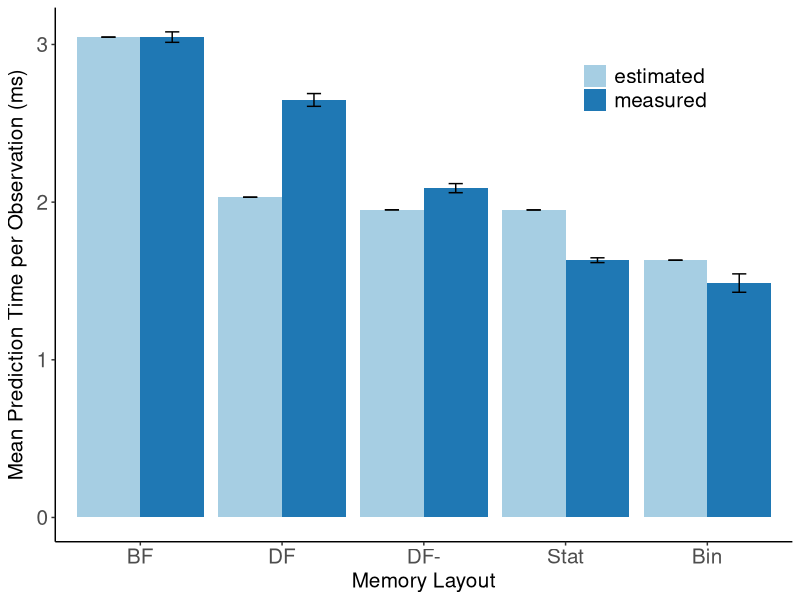

Write the R code that produced this figure.
# ---
# title: "Prediction times for three datasets (allstate, higgs, mnist) for each iteration of forestpacking"
# author: "James Browne"
# date: "May 10, 2018"
# output: figure5.png
# ---
library(ggplot2)
library(plyr)

data_summary <- function(data, varname, groupnames){
      require(plyr)
  summary_func <- function(x, col){
          c(mean = median(x[[col]], na.rm=TRUE),
                  sd = sd(x[[col]], na.rm=TRUE))
    }
    data_sum<-ddply(data, groupnames, .fun=summary_func,
                                      varname)
    data_sum <- rename(data_sum, c("mean" = varname))
     return(data_sum)
}

intertwinedDepth <- 4

if(FALSE){
mydataMnist <- read.csv(file="figure5mnist.csv", header=FALSE)
mydataMnist$V4 <- mydataMnist$V4/10000/1000
mydataMnist$V2 <- "measured"
mydataMnist <- data_summary(mydataMnist,varname="V4",groupnames=c("V1", "V2", "V3"))
mydataMnist$V2 <- as.character(mydataMnist$V2)
mydataMnist$V1 <- as.character(mydataMnist$V1)
mydataMnist$V1 <- "MNIST"

#################
### set this based on the experiment
#################
bias <- .00295
avgLoad0 <- 1
avgLoad1 <- 1.5
avgLoad2 <- 1.5
avgLoad4 <- 1*(.5-bias)+2*(.5+bias)
avgLoad6b <- avgLoad4
avgLoad6t <- 32/18
avgDepth <- 16.86
timePerLoad <- mydataMnist$V4[1]/(avgDepth/avgLoad0)
timePerLoadPage <- mydataMnist$V4[1]/((avgDepth-8)/avgLoad0)

mydataMnist <- rbind(mydataMnist, c(mydataMnist$V1[1],"estimated",0,mydataMnist$V4[1], 0))
mydataMnist <- rbind(mydataMnist, c(mydataMnist$V1[1],"estimated",1,timePerLoad*(avgDepth)/avgLoad1,0))
mydataMnist <- rbind(mydataMnist, c(mydataMnist$V1[1],"estimated",2,timePerLoad*(avgDepth-1)/avgLoad2,0))
mydataMnist <- rbind(mydataMnist, c(mydataMnist$V1[1],"estimated",4,timePerLoad*(avgDepth-1)/avgLoad4,0))
mydataMnist <- rbind(mydataMnist, c(mydataMnist$V1[1],"estimated",6,timePerLoad*(avgDepth-1-intertwinedDepth)/avgLoad6b,0))


mydataMnist$V2 <- as.factor(mydataMnist$V2)
mydataMnist$V1 <- as.factor(mydataMnist$V1)
mydataMnist$V3 <- as.factor(mydataMnist$V3)

mydataMnist$sd <- as.numeric(mydataMnist$sd)
mydataMnist$V4 <- as.numeric(mydataMnist$V4)


mydataAllstate <- read.csv(file="figure5allstate.csv", header=FALSE)
mydataAllstate$V4 <- mydataAllstate$V4/50000/1000
mydataAllstate$V2 <- "measured"
mydataAllstate <- data_summary(mydataAllstate, varname="V4",groupnames=c("V1", "V2", "V3"))
mydataAllstate$V2 <- as.character(mydataAllstate$V2)
mydataAllstate$V1 <- as.character(mydataAllstate$V1)
mydataAllstate$V1 <- "Allstate"

#################
### set this based on the experiment
#################
bias <- .000195
avgLoad0 <- 1
avgLoad1 <- 1.5
avgLoad2 <- 1.5
avgLoad4 <- 1*(.5-bias)+2*(.5+bias)
avgLoad6b <- avgLoad4
avgLoad6t <- 32/18
avgDepth <- 20.81
timePerLoad <- mydataAllstate$V4[1]/(avgDepth/avgLoad0)
timePerLoadPage <- mydataAllstate$V4[1]/((avgDepth-8)/avgLoad0)


mydataAllstate <- rbind(mydataAllstate, c(mydataAllstate$V1[1],"estimated",0,mydataAllstate$V4[1], 0))
mydataAllstate <- rbind(mydataAllstate, c(mydataAllstate$V1[1],"estimated",1,timePerLoad*(avgDepth)/avgLoad1,0))
mydataAllstate <- rbind(mydataAllstate, c(mydataAllstate$V1[1],"estimated",2,timePerLoad*(avgDepth-1)/avgLoad2,0))
mydataAllstate <- rbind(mydataAllstate, c(mydataAllstate$V1[1],"estimated",4,timePerLoad*(avgDepth-1)/avgLoad4,0))
mydataAllstate <- rbind(mydataAllstate, c(mydataAllstate$V1[1],"estimated",6,timePerLoad*(avgDepth-1-intertwinedDepth)/avgLoad6b,0))

mydataAllstate$V2 <- as.factor(mydataAllstate$V2)
mydataAllstate$V1 <- as.factor(mydataAllstate$V1)
mydataAllstate$V3 <- as.factor(mydataAllstate$V3)

mydataAllstate$sd <- as.numeric(mydataAllstate$sd)
mydataAllstate$V4 <- as.numeric(mydataAllstate$V4)
}





mydataHiggs <- read.csv(file="figure5higgs.csv", header=FALSE)
mydataHiggs$V4 <- mydataHiggs$V4/25000/1000
mydataHiggs$V2 <- "measured"
mydataHiggs <- data_summary(mydataHiggs, varname="V4",groupnames=c("V1", "V2", "V3"))
mydataHiggs$V2 <- as.character(mydataHiggs$V2)
mydataHiggs$V1 <- as.character(mydataHiggs$V1)
mydataHiggs$V1 <- "Higgs"

#################
### set this based on the experiment
#################
bias <- .000775
avgLoad0 <- 1
avgLoad1 <- 1.5
avgLoad2 <- 1.5
avgLoad4 <- 1*(.5-bias)+2*(.5+bias)
avgLoad6b <- avgLoad4
avgLoad6t <- 32/18
avgDepth <- 25.48
timePerLoad <- mydataHiggs$V4[1]/(avgDepth/avgLoad0)


mydataHiggs <- rbind(mydataHiggs, c(mydataHiggs$V1[1],"estimated",0,mydataHiggs$V4[1], 0))
mydataHiggs <- rbind(mydataHiggs, c(mydataHiggs$V1[1],"estimated",1,timePerLoad*(avgDepth)/avgLoad1,0))
mydataHiggs <- rbind(mydataHiggs, c(mydataHiggs$V1[1],"estimated",2,timePerLoad*(avgDepth-1)/avgLoad2,0))
mydataHiggs <- rbind(mydataHiggs, c(mydataHiggs$V1[1],"estimated",4,timePerLoad*(avgDepth-1)/avgLoad4,0))
mydataHiggs <- rbind(mydataHiggs, c(mydataHiggs$V1[1],"estimated",6,timePerLoad*(avgDepth-1-intertwinedDepth)/avgLoad6b,0))

mydataHiggs$V2 <- as.factor(mydataHiggs$V2)
mydataHiggs$V1 <- as.factor(mydataHiggs$V1)
mydataHiggs$V3 <- as.factor(mydataHiggs$V3)

mydataHiggs$sd <- as.numeric(mydataHiggs$sd)
mydataHiggs$V4 <- as.numeric(mydataHiggs$V4)


#mydata <- rbind(mydataAllstate, mydataHiggs, mydataMnist)
mydata <- mydataHiggs
mydata$V3 <- revalue(mydata$V3, c("0"="BF", "1"="DF", "2"="DF-", "4"="Stat", "6"="Bin"))


leg <- theme(legend.text = element_text(size = 15), legend.title=element_blank(), plot.title = element_text(size = 16,  face="bold"), plot.subtitle = element_text(size = 12),axis.title.x = element_text(size=15), axis.text.x = element_text(size=15), axis.title.y = element_text(size=15), axis.text.y = element_text(size=15))

p <- ggplot(mydata, aes(x=V3, y=V4, fill=V2)) + 
    geom_bar(stat="identity", position=position_dodge()) +
    geom_errorbar(aes(ymin=V4-sd, ymax=V4+sd), width=.2, position=position_dodge(.9))

    p <- p + scale_fill_brewer(palette="Paired") + theme_minimal() + leg
    p <- p + scale_fill_brewer(palette="Paired") + theme_classic() + leg
    p <- p + guides(fill=guide_legend(title=" "))
    p <- p + theme(legend.position = c(.8,.85))
#    p <- p + labs(title = "Measured Speed vs Calculated")
    p <- p + labs(x = "Memory Layout", y =expression(paste("Mean Prediction Time per Observation (ms)")))
#p <- p + facet_grid(. ~ V1)
p <- p + theme(strip.text.x = element_text(size=15, face="bold"))

png(file="figure5b.png")
print(p)
dev.off()

